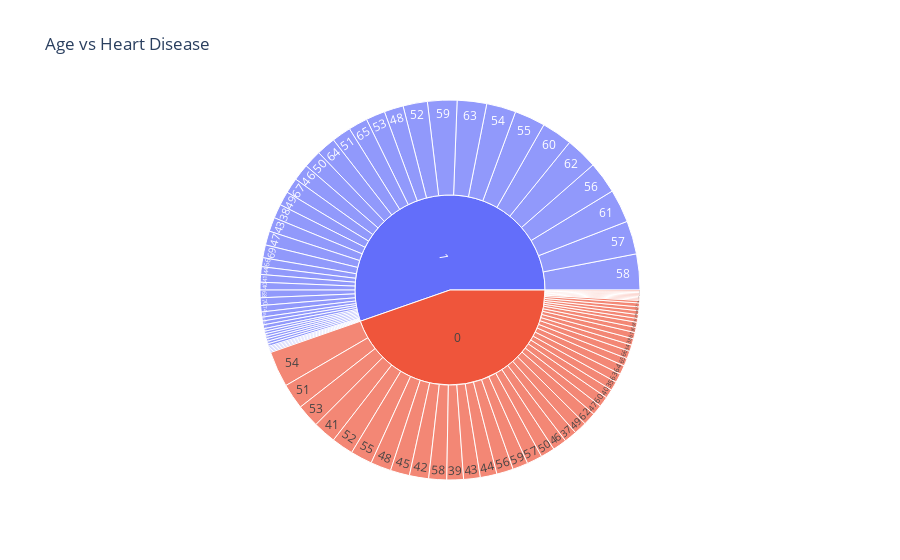

The code cell stored with this chart in its notebook:
### Markdown cell above
**Age and HeartDisease Distribution**

### Code cell
#here i will create a sunburst plot to visualize the relationship between HeartDisease and Age features

px.sunburst(heart_df, path = ['HeartDisease','Age'] ,title='Age vs Heart Disease' )

### Figure 1 — Plotly figure (JSON) as saved in the notebook; plotly's stock layout.template omitted (floating-point values rounded to 4 significant figures)
{"data": [{"branchvalues": "total", "domain": {"x": [0, 1], "y": [0, 1]}, "hovertemplate": "labels=%{label}<br>count=%{value}<br>parent=%{parent}<br>id=%{id}<extra></extra>", "ids": ["0/40", "1/49", "0/37", "1/48", "0/54", "0/39", "0/45", "1/37", "0/48", "1/58", "0/42", "1/38", "0/43", "1/60", "1/36", "0/44", "0/49", "1/44", "0/36", "0/53", "0/52", "0/51", "1/53", "0/56", "1/54", "1/41", "0/32", "1/65", "0/41", "0/35", "1/43", "0/59", "0/50", "1/50", "1/47", "1/31", "1/52", "1/46", "1/57", "1/55", "0/46", "1/32", "0/55", "1/63", "1/56", "1/66", "1/40", "0/57", "0/34", "0/47", "0/38", "1/33", "1/59", "1/34", "0/58", "0/61", "0/29", "0/62", "0/31", "1/35", "0/28", "0/30", "1/39", "1/51", "0/33", "1/45", "0/60", "1/61", "1/62", "0/65", "1/74", "1/68", "1/42", "0/72", "1/64", "1/69", "1/67", "1/73", "1/70", "0/66", "0/63", "0/74", "1/77", "1/72", "1/75", "0/64", "1/76", "0/68", "1/71", "0/75", "0/69", "0/67", "0/71", "0/70", "0/76", "0", "1"], "labels": ["40", "49", "37", "48", "54", "39", "45", "37", "48", "58", "42", "38", "43", "60", "36", "44", "49", "44", "36", "53", "52", "51", "53", "56", "54", "41", "32", "65", "41", "35", "43", "59", "50", "50", "47", "31", "52", "46", "57", "55", "46", "32", "55", "63", "56", "66", "40", "57", "34", "47", "38", "33", "59", "34", "58", "61", "29", "62", "31", "35", "28", "30", "39", "51", "33", "45", "60", "61", "62", "65", "74", "68", "42", "72", "64", "69", "67", "73", "70", "66", "63", "74", "77", "72", "75", "64", "76", "68", "71", "75", "69", "67", "71", "70", "76", "0", "1"], "name": "", "parents": ["0", "1", "0", "1", "0", "0", "0", "1", "0", "1", "0", "1", "0", "1", "1", "0", "0", "1", "0", "0", "0", "0", "1", "0", "1", "1", "0", "1", "0", "0", "1", "0", "0", "1", "1", "1", "1", "1", "1", "1", "0", "1", "0", "1", "1", "1", "1", "0", "0", "0", "0", "1", "1", "1", "0", "0", "0", "0", "0", "1", "0", "0", "1", "1", "0", "1", "0", "1", "1", "0", "1", "1", "1", "0", "1", "1", "1", "1", "1", "0", "0", "0", "1", "1", "1", "0", "1", "0", "1", "0", "0", "0", "0", "0", "0", "", ""], "type": "sunburst", "values": [7, 11, 10, 15, 28, 13, 15, 1, 16, 28, 15, 11, 13, 24, 2, 13, 10, 6, 4, 18, 17, 20, 15, 13, 23, 6, 3, 15, 18, 7, 11, 12, 11, 14, 11, 1, 19, 13, 26, 24, 11, 2, 17, 23, 25, 7, 6, 12, 5, 8, 5, 1, 23, 2, 14, 5, 3, 10, 1, 4, 1, 1, 2, 15, 1, 3, 8, 26, 25, 6, 5, 6, 3, 1, 15, 10, 12, 1, 6, 6, 7, 2, 2, 3, 2, 7, 1, 4, 2, 1, 3, 3, 3, 1, 1, 410, 508]}], "layout": {"legend": {"tracegroupgap": 0}, "title": {"text": "Age vs Heart Disease"}}}
